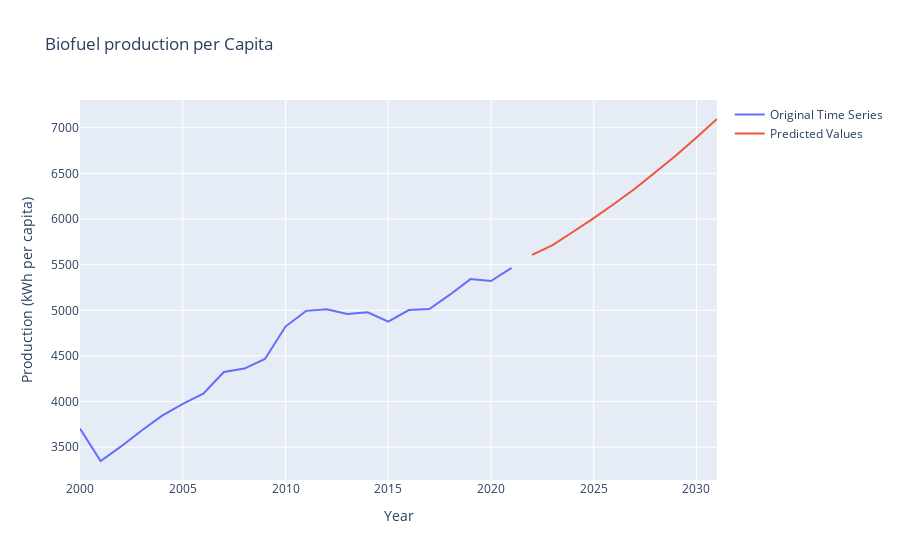

Write notebook code for a chart like this one.
### Code cell
import pandas as pd
import numpy as np
import plotly.graph_objs as go
from statsmodels.tsa.arima.model import ARIMA

# read the data into a DataFrame
df = df_1

# convert the index to a datetime index
df.index = pd.to_datetime(df.index)

# define the ARIMA model
model = ARIMA(df, order=(3, 3, 2))

# fit the model to the entire dataset
results = model.fit()

# make predictions for the next 10 years
start_date = df.index[-1] + pd.DateOffset(years=1)
end_date = df.index[-1] + pd.DateOffset(years=10)
idx = pd.date_range(start=start_date, end=end_date, freq='AS')
predictions = results.predict(start=start_date, end=end_date)

# create the plot using Plotly
fig = go.Figure()

# add the original time series as a line plot
fig.add_trace(go.Scatter(x=df.index, y=df['total_elec_per_capita'],
                    mode='lines',
                    name='Original Time Series'))

# add the predicted values as a line plot
fig.add_trace(go.Scatter(x=idx, y=predictions,
                    mode='lines',
                    name='Predicted Values'))

# customize the plot
fig.update_layout(title='Biofuel production per Capita',
                  xaxis_title='Year',
                  yaxis_title='Production (kWh per capita)')

# show the plot
fig.show()

### Figure 1 — Plotly figure (JSON) as saved in the notebook; plotly's stock layout.template omitted (floating-point values rounded to 4 significant figures)
{"data": [{"mode": "lines", "name": "Original Time Series", "type": "scatter", "x": ["2000-01-01T00:00:00", "2001-01-01T00:00:00", "2002-01-01T00:00:00", "2003-01-01T00:00:00", "2004-01-01T00:00:00", "2005-01-01T00:00:00", "2006-01-01T00:00:00", "2007-01-01T00:00:00", "2008-01-01T00:00:00", "2009-01-01T00:00:00", "2010-01-01T00:00:00", "2011-01-01T00:00:00", "2012-01-01T00:00:00", "2013-01-01T00:00:00", "2014-01-01T00:00:00", "2015-01-01T00:00:00", "2016-01-01T00:00:00", "2017-01-01T00:00:00", "2018-01-01T00:00:00", "2019-01-01T00:00:00", "2020-01-01T00:00:00", "2021-01-01T00:00:00"], "y": [3704.0, 3349.0, 3509.0, 3684.0, 3847.0, 3976.0, 4086.0, 4325.0, 4361.0, 4466.0, 4822.0, 4994.0, 5010.0, 4959.0, 4977.0, 4875.0, 5002.0, 5015.0, 5171.0, 5342.0, 5321.0, 5465.0]}, {"mode": "lines", "name": "Predicted Values", "type": "scatter", "x": ["2022-01-01T00:00:00", "2023-01-01T00:00:00", "2024-01-01T00:00:00", "2025-01-01T00:00:00", "2026-01-01T00:00:00", "2027-01-01T00:00:00", "2028-01-01T00:00:00", "2029-01-01T00:00:00", "2030-01-01T00:00:00", "2031-01-01T00:00:00"], "y": [5608.0, 5714.0, 5860.0, 6009.0, 6168.0, 6332.0, 6513.0, 6695.0, 6894.0, 7095.0]}], "layout": {"autosize": true, "title": {"text": "Biofuel production per Capita"}, "xaxis": {"autorange": true, "range": ["2000-01-01", "2031-01-01"], "title": {"text": "Year"}, "type": "date"}, "yaxis": {"autorange": true, "range": [3141.0, 7304.0], "title": {"text": "Production (kWh per capita)"}, "type": "linear"}}}
